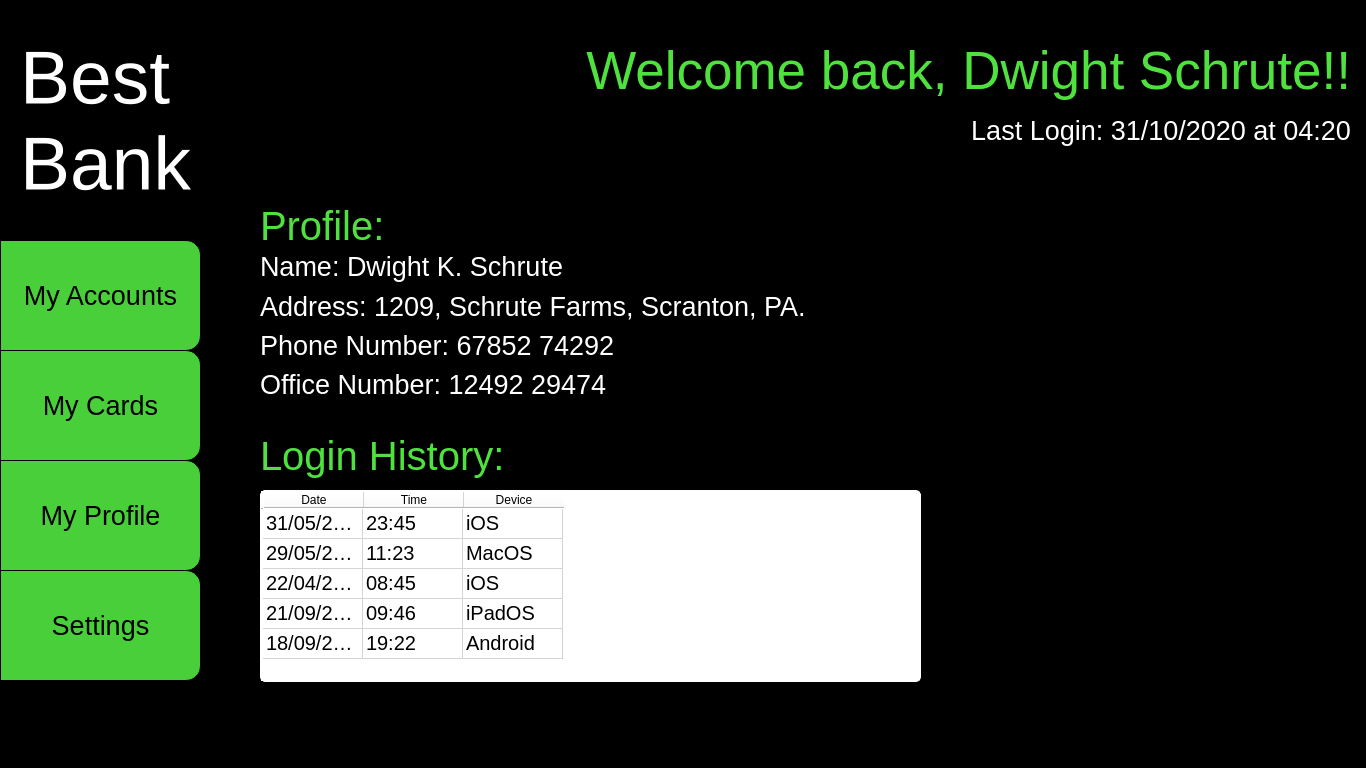
<?xml version="1.0" encoding="UTF-8"?>
<ui version="4.0">
 <class>MainWindow</class>
 <widget class="QMainWindow" name="MainWindow">
  <property name="geometry">
   <rect>
    <x>0</x>
    <y>0</y>
    <width>1366</width>
    <height>768</height>
   </rect>
  </property>
  <property name="minimumSize">
   <size>
    <width>1366</width>
    <height>768</height>
   </size>
  </property>
  <property name="maximumSize">
   <size>
    <width>1366</width>
    <height>768</height>
   </size>
  </property>
  <property name="windowTitle">
   <string>Best Bank</string>
  </property>
  <property name="styleSheet">
   <string notr="true">background-color:black;
font-family: &quot;Yu Gothic UI&quot;;</string>
  </property>
  <widget class="QWidget" name="centralwidget">
   <widget class="QStackedWidget" name="main">
    <property name="geometry">
     <rect>
      <x>0</x>
      <y>0</y>
      <width>1366</width>
      <height>768</height>
     </rect>
    </property>
    <property name="minimumSize">
     <size>
      <width>1366</width>
      <height>768</height>
     </size>
    </property>
    <property name="maximumSize">
     <size>
      <width>1366</width>
      <height>768</height>
     </size>
    </property>
    <property name="font">
     <font>
      <family>Yu Gothic UI</family>
     </font>
    </property>
    <property name="styleSheet">
     <string notr="true">QStackedWidget#mainmenu{
background-color: black;
}</string>
    </property>
    <widget class="QWidget" name="mainmenu">
     <widget class="QLabel" name="logo">
      <property name="geometry">
       <rect>
        <x>20</x>
        <y>20</y>
        <width>211</width>
        <height>201</height>
       </rect>
      </property>
      <property name="font">
       <font>
        <family>Yu Gothic UI</family>
        <pointsize>56</pointsize>
        <weight>50</weight>
        <italic>false</italic>
        <bold>false</bold>
       </font>
      </property>
      <property name="styleSheet">
       <string notr="true">color: white;
font: 56pt &quot;Yu Gothic UI&quot;;</string>
      </property>
      <property name="text">
       <string>Best Bank</string>
      </property>
      <property name="wordWrap">
       <bool>true</bool>
      </property>
     </widget>
     <widget class="QPushButton" name="accountsbutton">
      <property name="geometry">
       <rect>
        <x>0</x>
        <y>240</y>
        <width>201</width>
        <height>111</height>
       </rect>
      </property>
      <property name="font">
       <font>
        <family>Yu Gothic UI</family>
        <pointsize>20</pointsize>
        <kerning>true</kerning>
       </font>
      </property>
      <property name="styleSheet">
       <string notr="true">background-color:rgba(73, 207, 57, 255);
border-top-right-radius:15px;
border-bottom-right-radius:15px;
border-color: black;

border: solid;
border-width: 1px;
border-color: black;</string>
      </property>
      <property name="text">
       <string>My Accounts</string>
      </property>
     </widget>
     <widget class="QPushButton" name="cardsbutton">
      <property name="geometry">
       <rect>
        <x>0</x>
        <y>350</y>
        <width>201</width>
        <height>111</height>
       </rect>
      </property>
      <property name="font">
       <font>
        <family>Yu Gothic UI</family>
        <pointsize>20</pointsize>
        <kerning>true</kerning>
       </font>
      </property>
      <property name="styleSheet">
       <string notr="true">background-color:rgba(73, 207, 57, 255);
border-top-right-radius:15px;
border-bottom-right-radius:15px;
border: solid;
border-width: 1px;
border-color: black;</string>
      </property>
      <property name="text">
       <string>My Cards</string>
      </property>
     </widget>
     <widget class="QPushButton" name="profilebutton">
      <property name="geometry">
       <rect>
        <x>0</x>
        <y>460</y>
        <width>201</width>
        <height>111</height>
       </rect>
      </property>
      <property name="font">
       <font>
        <family>Yu Gothic UI</family>
        <pointsize>20</pointsize>
        <kerning>true</kerning>
       </font>
      </property>
      <property name="styleSheet">
       <string notr="true">background-color:rgba(73, 207, 57, 255);
border-top-right-radius:15px;
border-bottom-right-radius:15px;

border: solid;
border-width: 1px;
border-color: black;</string>
      </property>
      <property name="text">
       <string>My Profile</string>
      </property>
     </widget>
     <widget class="QPushButton" name="settingsbutton">
      <property name="geometry">
       <rect>
        <x>0</x>
        <y>570</y>
        <width>201</width>
        <height>111</height>
       </rect>
      </property>
      <property name="font">
       <font>
        <family>Yu Gothic UI</family>
        <pointsize>20</pointsize>
        <kerning>true</kerning>
       </font>
      </property>
      <property name="styleSheet">
       <string notr="true">background-color:rgba(73, 207, 57, 255);
border-top-right-radius:15px;
border-bottom-right-radius:15px;

border: solid;
border-width: 1px;
border-color: black;</string>
      </property>
      <property name="text">
       <string>Settings</string>
      </property>
     </widget>
     <widget class="QLabel" name="welcomtext">
      <property name="geometry">
       <rect>
        <x>560</x>
        <y>30</y>
        <width>791</width>
        <height>81</height>
       </rect>
      </property>
      <property name="font">
       <font>
        <family>Yu Gothic UI</family>
        <pointsize>40</pointsize>
       </font>
      </property>
      <property name="layoutDirection">
       <enum>Qt::RightToLeft</enum>
      </property>
      <property name="styleSheet">
       <string notr="true">color: rgb(79, 225, 62);</string>
      </property>
      <property name="text">
       <string>Welcome back, Dwight Schrute!!</string>
      </property>
      <property name="alignment">
       <set>Qt::AlignRight|Qt::AlignTrailing|Qt::AlignVCenter</set>
      </property>
      <property name="wordWrap">
       <bool>true</bool>
      </property>
     </widget>
     <widget class="QLabel" name="lastlogin">
      <property name="geometry">
       <rect>
        <x>560</x>
        <y>110</y>
        <width>791</width>
        <height>41</height>
       </rect>
      </property>
      <property name="font">
       <font>
        <family>Yu Gothic UI</family>
        <pointsize>20</pointsize>
       </font>
      </property>
      <property name="layoutDirection">
       <enum>Qt::RightToLeft</enum>
      </property>
      <property name="styleSheet">
       <string notr="true">color: white;</string>
      </property>
      <property name="text">
       <string>Last Login: 31/10/2020 at 04:20</string>
      </property>
      <property name="alignment">
       <set>Qt::AlignRight|Qt::AlignTrailing|Qt::AlignVCenter</set>
      </property>
      <property name="wordWrap">
       <bool>true</bool>
      </property>
     </widget>
     <widget class="QTableWidget" name="tableWidget">
      <property name="geometry">
       <rect>
        <x>260</x>
        <y>490</y>
        <width>661</width>
        <height>192</height>
       </rect>
      </property>
      <property name="palette">
       <palette>
        <active>
         <colorrole role="Button">
          <brush brushstyle="SolidPattern">
           <color alpha="255">
            <red>255</red>
            <green>255</green>
            <blue>255</blue>
           </color>
          </brush>
         </colorrole>
         <colorrole role="Base">
          <brush brushstyle="SolidPattern">
           <color alpha="255">
            <red>255</red>
            <green>255</green>
            <blue>255</blue>
           </color>
          </brush>
         </colorrole>
         <colorrole role="Window">
          <brush brushstyle="SolidPattern">
           <color alpha="255">
            <red>255</red>
            <green>255</green>
            <blue>255</blue>
           </color>
          </brush>
         </colorrole>
        </active>
        <inactive>
         <colorrole role="Button">
          <brush brushstyle="SolidPattern">
           <color alpha="255">
            <red>255</red>
            <green>255</green>
            <blue>255</blue>
           </color>
          </brush>
         </colorrole>
         <colorrole role="Base">
          <brush brushstyle="SolidPattern">
           <color alpha="255">
            <red>255</red>
            <green>255</green>
            <blue>255</blue>
           </color>
          </brush>
         </colorrole>
         <colorrole role="Window">
          <brush brushstyle="SolidPattern">
           <color alpha="255">
            <red>255</red>
            <green>255</green>
            <blue>255</blue>
           </color>
          </brush>
         </colorrole>
        </inactive>
        <disabled>
         <colorrole role="Button">
          <brush brushstyle="SolidPattern">
           <color alpha="255">
            <red>255</red>
            <green>255</green>
            <blue>255</blue>
           </color>
          </brush>
         </colorrole>
         <colorrole role="Base">
          <brush brushstyle="SolidPattern">
           <color alpha="255">
            <red>255</red>
            <green>255</green>
            <blue>255</blue>
           </color>
          </brush>
         </colorrole>
         <colorrole role="Window">
          <brush brushstyle="SolidPattern">
           <color alpha="255">
            <red>255</red>
            <green>255</green>
            <blue>255</blue>
           </color>
          </brush>
         </colorrole>
        </disabled>
       </palette>
      </property>
      <property name="font">
       <font>
        <family>Yu Gothic UI</family>
        <pointsize>15</pointsize>
       </font>
      </property>
      <property name="styleSheet">
       <string notr="true">border: solid;
border-width: 1px;
border-color: white;
border-radius: 5px;
background-color:white;</string>
      </property>
      <row>
       <property name="text">
        <string/>
       </property>
      </row>
      <row>
       <property name="text">
        <string/>
       </property>
      </row>
      <row>
       <property name="text">
        <string/>
       </property>
      </row>
      <row>
       <property name="text">
        <string/>
       </property>
      </row>
      <row>
       <property name="text">
        <string/>
       </property>
      </row>
      <column>
       <property name="text">
        <string>Date</string>
       </property>
      </column>
      <column>
       <property name="text">
        <string>Time</string>
       </property>
      </column>
      <column>
       <property name="text">
        <string>Device</string>
       </property>
      </column>
      <item row="0" column="0">
       <property name="text">
        <string>31/05/2020</string>
       </property>
      </item>
      <item row="0" column="1">
       <property name="text">
        <string>23:45</string>
       </property>
      </item>
      <item row="0" column="2">
       <property name="text">
        <string>iOS</string>
       </property>
      </item>
      <item row="1" column="0">
       <property name="text">
        <string>29/05/2019</string>
       </property>
      </item>
      <item row="1" column="1">
       <property name="text">
        <string>11:23</string>
       </property>
      </item>
      <item row="1" column="2">
       <property name="text">
        <string>MacOS</string>
       </property>
      </item>
      <item row="2" column="0">
       <property name="text">
        <string>22/04/2019</string>
       </property>
      </item>
      <item row="2" column="1">
       <property name="text">
        <string>08:45</string>
       </property>
      </item>
      <item row="2" column="2">
       <property name="text">
        <string>iOS</string>
       </property>
      </item>
      <item row="3" column="0">
       <property name="text">
        <string>21/09/2018</string>
       </property>
      </item>
      <item row="3" column="1">
       <property name="text">
        <string>09:46</string>
       </property>
      </item>
      <item row="3" column="2">
       <property name="text">
        <string>iPadOS</string>
       </property>
      </item>
      <item row="4" column="0">
       <property name="text">
        <string>18/09/2018</string>
       </property>
      </item>
      <item row="4" column="1">
       <property name="text">
        <string>19:22</string>
       </property>
      </item>
      <item row="4" column="2">
       <property name="text">
        <string>Android</string>
       </property>
      </item>
     </widget>
     <widget class="QLabel" name="profileheading">
      <property name="geometry">
       <rect>
        <x>260</x>
        <y>210</y>
        <width>791</width>
        <height>31</height>
       </rect>
      </property>
      <property name="font">
       <font>
        <family>Yu Gothic UI</family>
        <pointsize>30</pointsize>
       </font>
      </property>
      <property name="layoutDirection">
       <enum>Qt::RightToLeft</enum>
      </property>
      <property name="styleSheet">
       <string notr="true">color: rgb(79, 225, 62);</string>
      </property>
      <property name="text">
       <string>Profile:</string>
      </property>
      <property name="alignment">
       <set>Qt::AlignLeading|Qt::AlignLeft|Qt::AlignVCenter</set>
      </property>
      <property name="wordWrap">
       <bool>true</bool>
      </property>
     </widget>
     <widget class="QLabel" name="loginlogheading">
      <property name="geometry">
       <rect>
        <x>260</x>
        <y>430</y>
        <width>791</width>
        <height>51</height>
       </rect>
      </property>
      <property name="font">
       <font>
        <family>Yu Gothic UI</family>
        <pointsize>30</pointsize>
       </font>
      </property>
      <property name="layoutDirection">
       <enum>Qt::RightToLeft</enum>
      </property>
      <property name="styleSheet">
       <string notr="true">color: rgb(79, 225, 62);</string>
      </property>
      <property name="text">
       <string>Login History:</string>
      </property>
      <property name="alignment">
       <set>Qt::AlignLeading|Qt::AlignLeft|Qt::AlignVCenter</set>
      </property>
      <property name="wordWrap">
       <bool>true</bool>
      </property>
     </widget>
     <widget class="QWidget" name="layoutWidget">
      <property name="geometry">
       <rect>
        <x>260</x>
        <y>250</y>
        <width>801</width>
        <height>151</height>
       </rect>
      </property>
      <layout class="QVBoxLayout" name="verticalLayout">
       <item>
        <widget class="QLabel" name="name">
         <property name="font">
          <font>
           <family>Yu Gothic UI</family>
           <pointsize>20</pointsize>
          </font>
         </property>
         <property name="layoutDirection">
          <enum>Qt::RightToLeft</enum>
         </property>
         <property name="styleSheet">
          <string notr="true">color: white;</string>
         </property>
         <property name="text">
          <string>Name: Dwight K. Schrute</string>
         </property>
         <property name="alignment">
          <set>Qt::AlignLeading|Qt::AlignLeft|Qt::AlignVCenter</set>
         </property>
         <property name="wordWrap">
          <bool>true</bool>
         </property>
        </widget>
       </item>
       <item>
        <widget class="QLabel" name="address">
         <property name="font">
          <font>
           <family>Yu Gothic UI</family>
           <pointsize>20</pointsize>
          </font>
         </property>
         <property name="layoutDirection">
          <enum>Qt::RightToLeft</enum>
         </property>
         <property name="styleSheet">
          <string notr="true">color: white;</string>
         </property>
         <property name="text">
          <string>Address: 1209, Schrute Farms, Scranton, PA.</string>
         </property>
         <property name="alignment">
          <set>Qt::AlignLeading|Qt::AlignLeft|Qt::AlignVCenter</set>
         </property>
         <property name="wordWrap">
          <bool>true</bool>
         </property>
        </widget>
       </item>
       <item>
        <widget class="QLabel" name="phone">
         <property name="font">
          <font>
           <family>Yu Gothic UI</family>
           <pointsize>20</pointsize>
          </font>
         </property>
         <property name="layoutDirection">
          <enum>Qt::RightToLeft</enum>
         </property>
         <property name="styleSheet">
          <string notr="true">color: white;</string>
         </property>
         <property name="text">
          <string>Phone Number: 67852 74292</string>
         </property>
         <property name="alignment">
          <set>Qt::AlignLeading|Qt::AlignLeft|Qt::AlignVCenter</set>
         </property>
         <property name="wordWrap">
          <bool>true</bool>
         </property>
        </widget>
       </item>
       <item>
        <widget class="QLabel" name="office">
         <property name="font">
          <font>
           <family>Yu Gothic UI</family>
           <pointsize>20</pointsize>
          </font>
         </property>
         <property name="layoutDirection">
          <enum>Qt::RightToLeft</enum>
         </property>
         <property name="styleSheet">
          <string notr="true">color: white;</string>
         </property>
         <property name="text">
          <string>Office Number: 12492 29474</string>
         </property>
         <property name="alignment">
          <set>Qt::AlignLeading|Qt::AlignLeft|Qt::AlignVCenter</set>
         </property>
         <property name="wordWrap">
          <bool>true</bool>
         </property>
        </widget>
       </item>
      </layout>
     </widget>
    </widget>
    <widget class="QWidget" name="accountsmenu">
     <widget class="QTableWidget" name="accountsTable">
      <property name="geometry">
       <rect>
        <x>9</x>
        <y>42</y>
        <width>1342</width>
        <height>701</height>
       </rect>
      </property>
      <property name="sizePolicy">
       <sizepolicy hsizetype="Preferred" vsizetype="MinimumExpanding">
        <horstretch>0</horstretch>
        <verstretch>0</verstretch>
       </sizepolicy>
      </property>
      <property name="styleSheet">
       <string notr="true">border: 0;
background-color: black;
color: black;
</string>
      </property>
      <property name="sortingEnabled">
       <bool>true</bool>
      </property>
      <attribute name="horizontalHeaderStretchLastSection">
       <bool>false</bool>
      </attribute>
      <attribute name="verticalHeaderHighlightSections">
       <bool>true</bool>
      </attribute>
      <attribute name="verticalHeaderStretchLastSection">
       <bool>false</bool>
      </attribute>
      <column>
       <property name="text">
        <string>Index</string>
       </property>
      </column>
      <column>
       <property name="text">
        <string>Branch</string>
       </property>
      </column>
      <column>
       <property name="text">
        <string>Account Type</string>
       </property>
      </column>
      <column>
       <property name="text">
        <string>Account Number</string>
       </property>
      </column>
      <column>
       <property name="text">
        <string>Currency</string>
       </property>
      </column>
      <column>
       <property name="text">
        <string>Balance</string>
       </property>
      </column>
      <column>
       <property name="text">
        <string>Details</string>
       </property>
      </column>
     </widget>
     <widget class="QWidget" name="layoutWidget_5">
      <property name="geometry">
       <rect>
        <x>10</x>
        <y>-10</y>
        <width>1361</width>
        <height>52</height>
       </rect>
      </property>
      <layout class="QHBoxLayout" name="horizontalLayout_2">
       <item>
        <spacer name="horizontalSpacer_5">
         <property name="orientation">
          <enum>Qt::Horizontal</enum>
         </property>
         <property name="sizeType">
          <enum>QSizePolicy::Minimum</enum>
         </property>
         <property name="sizeHint" stdset="0">
          <size>
           <width>40</width>
           <height>20</height>
          </size>
         </property>
        </spacer>
       </item>
       <item>
        <widget class="QLabel" name="accountDetails_3">
         <property name="styleSheet">
          <string notr="true">font: 28pt &quot;Yu Gothic UI&quot;;
color: rgb(0, 255, 0);</string>
         </property>
         <property name="text">
          <string>Account Details</string>
         </property>
        </widget>
       </item>
       <item>
        <spacer name="horizontalSpacer_6">
         <property name="orientation">
          <enum>Qt::Horizontal</enum>
         </property>
         <property name="sizeHint" stdset="0">
          <size>
           <width>40</width>
           <height>20</height>
          </size>
         </property>
        </spacer>
       </item>
       <item>
        <widget class="QPushButton" name="backButton_2">
         <property name="styleSheet">
          <string notr="true">font: 15pt &quot;8514oem&quot;;
color: rgb(0, 255, 0);
background-color: black;</string>
         </property>
         <property name="text">
          <string>&lt; Back</string>
         </property>
        </widget>
       </item>
       <item>
        <spacer name="horizontalSpacer_7">
         <property name="orientation">
          <enum>Qt::Horizontal</enum>
         </property>
         <property name="sizeType">
          <enum>QSizePolicy::Minimum</enum>
         </property>
         <property name="sizeHint" stdset="0">
          <size>
           <width>40</width>
           <height>20</height>
          </size>
         </property>
        </spacer>
       </item>
      </layout>
     </widget>
    </widget>
    <widget class="QWidget" name="accountdetails">
     <widget class="QTableWidget" name="tableWidget_2">
      <property name="geometry">
       <rect>
        <x>50</x>
        <y>330</y>
        <width>1281</width>
        <height>371</height>
       </rect>
      </property>
      <property name="styleSheet">
       <string notr="true">font: 8pt &quot;8514oem&quot;;</string>
      </property>
      <column>
       <property name="text">
        <string>ID</string>
       </property>
      </column>
      <column>
       <property name="text">
        <string>Date</string>
       </property>
      </column>
      <column>
       <property name="text">
        <string>Time</string>
       </property>
      </column>
      <column>
       <property name="text">
        <string>Description</string>
       </property>
      </column>
      <column>
       <property name="text">
        <string>Amount</string>
       </property>
      </column>
      <column>
       <property name="text">
        <string>Balance</string>
       </property>
      </column>
     </widget>
     <widget class="QFrame" name="labelFrame">
      <property name="geometry">
       <rect>
        <x>50</x>
        <y>70</y>
        <width>171</width>
        <height>181</height>
       </rect>
      </property>
      <property name="styleSheet">
       <string notr="true">color: rgb(0, 255, 0);
font: 8pt &quot;8514oem&quot;;</string>
      </property>
      <property name="frameShape">
       <enum>QFrame::StyledPanel</enum>
      </property>
      <property name="frameShadow">
       <enum>QFrame::Raised</enum>
      </property>
      <widget class="QWidget" name="layoutWidget_2">
       <property name="geometry">
        <rect>
         <x>0</x>
         <y>0</y>
         <width>402</width>
         <height>168</height>
        </rect>
       </property>
       <layout class="QVBoxLayout" name="verticalLayout_2">
        <item>
         <widget class="QLabel" name="branch_2">
          <property name="styleSheet">
           <string notr="true">font-size:15;</string>
          </property>
          <property name="text">
           <string>Branch</string>
          </property>
         </widget>
        </item>
        <item>
         <widget class="QLabel" name="accountNo_2">
          <property name="font">
           <font>
            <family>8514oem</family>
            <pointsize>8</pointsize>
            <weight>50</weight>
            <italic>false</italic>
            <bold>false</bold>
           </font>
          </property>
          <property name="text">
           <string>Account No</string>
          </property>
         </widget>
        </item>
        <item>
         <widget class="QLabel" name="accountType_2">
          <property name="styleSheet">
           <string notr="true">font-size: 15;</string>
          </property>
          <property name="text">
           <string>Account Type</string>
          </property>
         </widget>
        </item>
        <item>
         <widget class="QLabel" name="balance_2">
          <property name="text">
           <string>Balance</string>
          </property>
         </widget>
        </item>
       </layout>
      </widget>
     </widget>
     <widget class="QLabel" name="label_9">
      <property name="geometry">
       <rect>
        <x>50</x>
        <y>270</y>
        <width>151</width>
        <height>51</height>
       </rect>
      </property>
      <property name="font">
       <font>
        <family>Yu Gothic UI</family>
       </font>
      </property>
      <property name="styleSheet">
       <string notr="true">font-size: 20;
color: rgb(0, 255, 0)</string>
      </property>
      <property name="text">
       <string>Transactions</string>
      </property>
     </widget>
     <widget class="QWidget" name="layoutWidget_3">
      <property name="geometry">
       <rect>
        <x>10</x>
        <y>-10</y>
        <width>1361</width>
        <height>52</height>
       </rect>
      </property>
      <layout class="QHBoxLayout" name="horizontalLayout">
       <item>
        <spacer name="horizontalSpacer_2">
         <property name="orientation">
          <enum>Qt::Horizontal</enum>
         </property>
         <property name="sizeType">
          <enum>QSizePolicy::Minimum</enum>
         </property>
         <property name="sizeHint" stdset="0">
          <size>
           <width>40</width>
           <height>20</height>
          </size>
         </property>
        </spacer>
       </item>
       <item>
        <widget class="QLabel" name="accountDetails_2">
         <property name="styleSheet">
          <string notr="true">font: 28pt &quot;Yu Gothic UI&quot;;
color: rgb(0, 255, 0);</string>
         </property>
         <property name="text">
          <string>Account Details</string>
         </property>
        </widget>
       </item>
       <item>
        <spacer name="horizontalSpacer_3">
         <property name="orientation">
          <enum>Qt::Horizontal</enum>
         </property>
         <property name="sizeHint" stdset="0">
          <size>
           <width>40</width>
           <height>20</height>
          </size>
         </property>
        </spacer>
       </item>
       <item>
        <widget class="QPushButton" name="backButton">
         <property name="styleSheet">
          <string notr="true">font: 15pt &quot;8514oem&quot;;
color: rgb(0, 255, 0);
background-color: black;</string>
         </property>
         <property name="text">
          <string>&lt; Back</string>
         </property>
        </widget>
       </item>
       <item>
        <spacer name="horizontalSpacer_4">
         <property name="orientation">
          <enum>Qt::Horizontal</enum>
         </property>
         <property name="sizeType">
          <enum>QSizePolicy::Minimum</enum>
         </property>
         <property name="sizeHint" stdset="0">
          <size>
           <width>40</width>
           <height>20</height>
          </size>
         </property>
        </spacer>
       </item>
      </layout>
     </widget>
     <widget class="QFrame" name="frame">
      <property name="geometry">
       <rect>
        <x>210</x>
        <y>70</y>
        <width>331</width>
        <height>171</height>
       </rect>
      </property>
      <property name="styleSheet">
       <string notr="true">color: white;
font: 8pt &quot;8514oem&quot;;</string>
      </property>
      <property name="frameShape">
       <enum>QFrame::StyledPanel</enum>
      </property>
      <property name="frameShadow">
       <enum>QFrame::Raised</enum>
      </property>
      <widget class="QWidget" name="layoutWidget_4">
       <property name="geometry">
        <rect>
         <x>10</x>
         <y>-3</y>
         <width>93</width>
         <height>171</height>
        </rect>
       </property>
       <layout class="QVBoxLayout" name="verticalLayout_3">
        <item>
         <widget class="QLabel" name="label">
          <property name="text">
           <string>TextLabel</string>
          </property>
         </widget>
        </item>
        <item>
         <widget class="QLabel" name="label_2">
          <property name="text">
           <string>TextLabel</string>
          </property>
         </widget>
        </item>
        <item>
         <widget class="QLabel" name="label_3">
          <property name="text">
           <string>TextLabel</string>
          </property>
         </widget>
        </item>
        <item>
         <widget class="QLabel" name="label_4">
          <property name="text">
           <string>TextLabel</string>
          </property>
         </widget>
        </item>
       </layout>
      </widget>
     </widget>
    </widget>
   </widget>
  </widget>
  <widget class="QMenuBar" name="menubar">
   <property name="geometry">
    <rect>
     <x>0</x>
     <y>0</y>
     <width>1366</width>
     <height>22</height>
    </rect>
   </property>
  </widget>
 </widget>
 <resources/>
 <connections/>
</ui>
